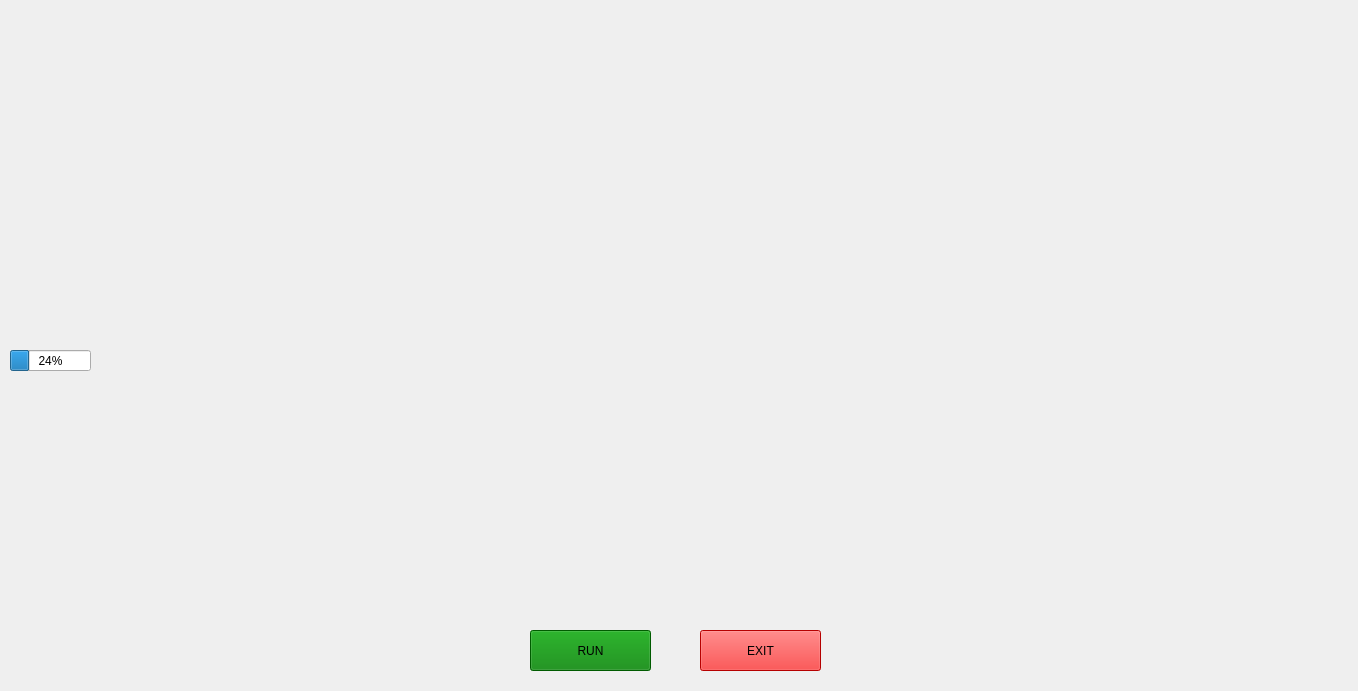
<?xml version="1.0" encoding="UTF-8"?>
<ui version="4.0">
 <class>MainWindow</class>
 <widget class="QMainWindow" name="MainWindow">
  <property name="geometry">
   <rect>
    <x>0</x>
    <y>0</y>
    <width>1358</width>
    <height>691</height>
   </rect>
  </property>
  <property name="windowTitle">
   <string>MainWindow</string>
  </property>
  <widget class="QWidget" name="centralwidget">
   <widget class="QLabel" name="label">
    <property name="geometry">
     <rect>
      <x>0</x>
      <y>0</y>
      <width>1361</width>
      <height>691</height>
     </rect>
    </property>
    <property name="text">
     <string/>
    </property>
    <property name="pixmap">
     <pixmap>images/950x350-black-solid-color-background.jpg</pixmap>
    </property>
    <property name="scaledContents">
     <bool>true</bool>
    </property>
   </widget>
   <widget class="QLabel" name="label_2">
    <property name="geometry">
     <rect>
      <x>390</x>
      <y>110</y>
      <width>561</width>
      <height>541</height>
     </rect>
    </property>
    <property name="text">
     <string/>
    </property>
    <property name="pixmap">
     <pixmap>images/a865256d7ae3c7a90fec2e4cea5f2f17.gif</pixmap>
    </property>
    <property name="scaledContents">
     <bool>true</bool>
    </property>
   </widget>
   <widget class="QLabel" name="label_3">
    <property name="geometry">
     <rect>
      <x>0</x>
      <y>-20</y>
      <width>291</width>
      <height>171</height>
     </rect>
    </property>
    <property name="text">
     <string/>
    </property>
    <property name="pixmap">
     <pixmap>images/1.gif</pixmap>
    </property>
    <property name="scaledContents">
     <bool>true</bool>
    </property>
   </widget>
   <widget class="QLabel" name="label_4">
    <property name="geometry">
     <rect>
      <x>0</x>
      <y>350</y>
      <width>261</width>
      <height>361</height>
     </rect>
    </property>
    <property name="text">
     <string/>
    </property>
    <property name="pixmap">
     <pixmap>images/BrilliantFrightenedCentipede-size_restricted.gif</pixmap>
    </property>
    <property name="scaledContents">
     <bool>true</bool>
    </property>
   </widget>
   <widget class="QLabel" name="label_5">
    <property name="geometry">
     <rect>
      <x>-60</x>
      <y>90</y>
      <width>341</width>
      <height>301</height>
     </rect>
    </property>
    <property name="text">
     <string/>
    </property>
    <property name="pixmap">
     <pixmap>../Intelligent_Virtual_Assistant/images/giphy.gif</pixmap>
    </property>
   </widget>
   <widget class="QLabel" name="label_6">
    <property name="geometry">
     <rect>
      <x>900</x>
      <y>440</y>
      <width>521</width>
      <height>251</height>
     </rect>
    </property>
    <property name="text">
     <string/>
    </property>
    <property name="pixmap">
     <pixmap>images/db6c7od-25531326-4ae0-4ee5-bc5f-542cf9924e80.gif</pixmap>
    </property>
    <property name="scaledContents">
     <bool>true</bool>
    </property>
   </widget>
   <widget class="QLabel" name="label_8">
    <property name="geometry">
     <rect>
      <x>930</x>
      <y>0</y>
      <width>421</width>
      <height>541</height>
     </rect>
    </property>
    <property name="text">
     <string/>
    </property>
    <property name="pixmap">
     <pixmap>../Intelligent_Virtual_Assistant/images/gygjQvT.gif</pixmap>
    </property>
    <property name="scaledContents">
     <bool>true</bool>
    </property>
   </widget>
   <widget class="QProgressBar" name="progressBar">
    <property name="geometry">
     <rect>
      <x>10</x>
      <y>350</y>
      <width>81</width>
      <height>21</height>
     </rect>
    </property>
    <property name="value">
     <number>24</number>
    </property>
   </widget>
   <widget class="QLabel" name="label_10">
    <property name="geometry">
     <rect>
      <x>290</x>
      <y>0</y>
      <width>301</width>
      <height>91</height>
     </rect>
    </property>
    <property name="text">
     <string/>
    </property>
    <property name="pixmap">
     <pixmap>images/tuse.png</pixmap>
    </property>
    <property name="scaledContents">
     <bool>true</bool>
    </property>
   </widget>
   <widget class="QLabel" name="label_11">
    <property name="geometry">
     <rect>
      <x>610</x>
      <y>0</y>
      <width>311</width>
      <height>91</height>
     </rect>
    </property>
    <property name="text">
     <string/>
    </property>
    <property name="pixmap">
     <pixmap>images/tuse.png</pixmap>
    </property>
    <property name="scaledContents">
     <bool>true</bool>
    </property>
   </widget>
   <widget class="QPushButton" name="pushButton">
    <property name="geometry">
     <rect>
      <x>530</x>
      <y>630</y>
      <width>121</width>
      <height>41</height>
     </rect>
    </property>
    <property name="styleSheet">
     <string notr="true">background-color:green;
font: 20pt &quot;Forte&quot;;</string>
    </property>
    <property name="text">
     <string>RUN</string>
    </property>
   </widget>
   <widget class="QPushButton" name="pushButton_2">
    <property name="geometry">
     <rect>
      <x>700</x>
      <y>630</y>
      <width>121</width>
      <height>41</height>
     </rect>
    </property>
    <property name="styleSheet">
     <string notr="true">background-color:red; font-size:20;
font: 20pt &quot;Forte&quot;;
</string>
    </property>
    <property name="text">
     <string>EXIT</string>
    </property>
   </widget>
   <zorder>label</zorder>
   <zorder>label_3</zorder>
   <zorder>label_4</zorder>
   <zorder>label_5</zorder>
   <zorder>label_8</zorder>
   <zorder>label_6</zorder>
   <zorder>progressBar</zorder>
   <zorder>label_10</zorder>
   <zorder>label_11</zorder>
   <zorder>label_2</zorder>
   <zorder>pushButton</zorder>
   <zorder>pushButton_2</zorder>
  </widget>
 </widget>
 <resources/>
 <connections/>
</ui>
